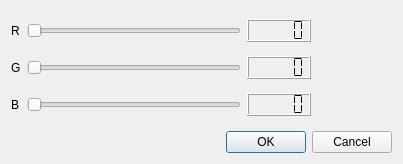
<?xml version="1.0" encoding="UTF-8"?>
<ui version="4.0">
 <class>DialogColor</class>
 <widget class="QDialog" name="DialogColor">
  <property name="geometry">
   <rect>
    <x>0</x>
    <y>0</y>
    <width>403</width>
    <height>164</height>
   </rect>
  </property>
  <property name="windowTitle">
   <string>Dialog</string>
  </property>
  <layout class="QVBoxLayout" name="verticalLayout">
   <item>
    <layout class="QHBoxLayout" name="horizontalLayout" stretch="80,20">
     <item>
      <layout class="QGridLayout" name="gridLayout">
       <item row="0" column="0">
        <widget class="QLabel" name="label">
         <property name="text">
          <string>R</string>
         </property>
        </widget>
       </item>
       <item row="0" column="1">
        <widget class="QSlider" name="horizontalSliderR">
         <property name="maximum">
          <number>255</number>
         </property>
         <property name="orientation">
          <enum>Qt::Horizontal</enum>
         </property>
        </widget>
       </item>
       <item row="0" column="2">
        <widget class="QLCDNumber" name="lcdNumber">
         <property name="segmentStyle">
          <enum>QLCDNumber::Flat</enum>
         </property>
        </widget>
       </item>
       <item row="1" column="0">
        <widget class="QLabel" name="label_2">
         <property name="text">
          <string>G</string>
         </property>
        </widget>
       </item>
       <item row="1" column="1">
        <widget class="QSlider" name="horizontalSliderG">
         <property name="maximum">
          <number>255</number>
         </property>
         <property name="orientation">
          <enum>Qt::Horizontal</enum>
         </property>
        </widget>
       </item>
       <item row="1" column="2">
        <widget class="QLCDNumber" name="lcdNumber_2">
         <property name="segmentStyle">
          <enum>QLCDNumber::Flat</enum>
         </property>
        </widget>
       </item>
       <item row="2" column="0">
        <widget class="QLabel" name="label_3">
         <property name="text">
          <string>B</string>
         </property>
        </widget>
       </item>
       <item row="2" column="1">
        <widget class="QSlider" name="horizontalSliderB">
         <property name="maximum">
          <number>255</number>
         </property>
         <property name="orientation">
          <enum>Qt::Horizontal</enum>
         </property>
        </widget>
       </item>
       <item row="2" column="2">
        <widget class="QLCDNumber" name="lcdNumber_3">
         <property name="segmentStyle">
          <enum>QLCDNumber::Flat</enum>
         </property>
        </widget>
       </item>
      </layout>
     </item>
     <item>
      <widget class="Color" name="widgetColor" native="true"/>
     </item>
    </layout>
   </item>
   <item>
    <widget class="QDialogButtonBox" name="buttonBox">
     <property name="orientation">
      <enum>Qt::Horizontal</enum>
     </property>
     <property name="standardButtons">
      <set>QDialogButtonBox::Cancel|QDialogButtonBox::Ok</set>
     </property>
    </widget>
   </item>
  </layout>
 </widget>
 <customwidgets>
  <customwidget>
   <class>Color</class>
   <extends>QWidget</extends>
   <header>color.h</header>
   <container>1</container>
  </customwidget>
 </customwidgets>
 <resources/>
 <connections>
  <connection>
   <sender>buttonBox</sender>
   <signal>accepted()</signal>
   <receiver>DialogColor</receiver>
   <slot>accept()</slot>
   <hints>
    <hint type="sourcelabel">
     <x>248</x>
     <y>254</y>
    </hint>
    <hint type="destinationlabel">
     <x>157</x>
     <y>274</y>
    </hint>
   </hints>
  </connection>
  <connection>
   <sender>buttonBox</sender>
   <signal>rejected()</signal>
   <receiver>DialogColor</receiver>
   <slot>reject()</slot>
   <hints>
    <hint type="sourcelabel">
     <x>316</x>
     <y>260</y>
    </hint>
    <hint type="destinationlabel">
     <x>286</x>
     <y>274</y>
    </hint>
   </hints>
  </connection>
  <connection>
   <sender>horizontalSliderR</sender>
   <signal>valueChanged(int)</signal>
   <receiver>lcdNumber</receiver>
   <slot>display(int)</slot>
   <hints>
    <hint type="sourcelabel">
     <x>245</x>
     <y>38</y>
    </hint>
    <hint type="destinationlabel">
     <x>305</x>
     <y>38</y>
    </hint>
   </hints>
  </connection>
  <connection>
   <sender>horizontalSliderG</sender>
   <signal>valueChanged(int)</signal>
   <receiver>lcdNumber_2</receiver>
   <slot>display(int)</slot>
   <hints>
    <hint type="sourcelabel">
     <x>239</x>
     <y>87</y>
    </hint>
    <hint type="destinationlabel">
     <x>296</x>
     <y>93</y>
    </hint>
   </hints>
  </connection>
  <connection>
   <sender>horizontalSliderB</sender>
   <signal>valueChanged(int)</signal>
   <receiver>lcdNumber_3</receiver>
   <slot>display(int)</slot>
   <hints>
    <hint type="sourcelabel">
     <x>181</x>
     <y>138</y>
    </hint>
    <hint type="destinationlabel">
     <x>312</x>
     <y>135</y>
    </hint>
   </hints>
  </connection>
 </connections>
</ui>
